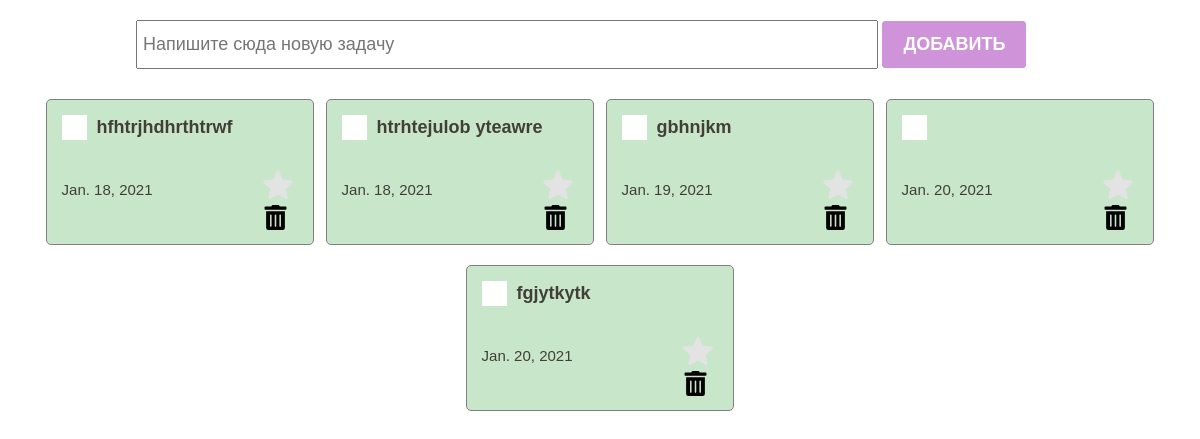
The page /test on the database as committed earlier.
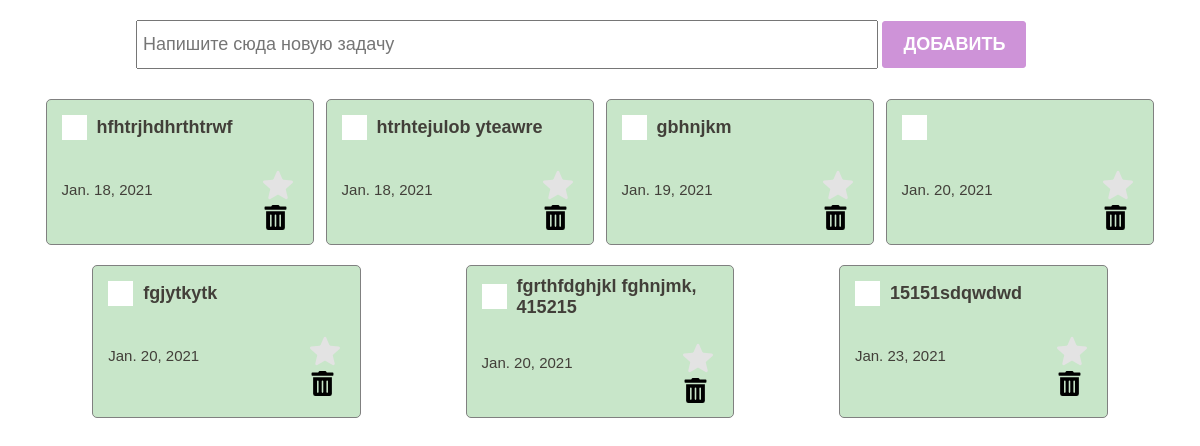
The same page on the database as committed later.
### main/models.py (models this page shows)
class ToDo(models.Model):
 text = models.CharField(max_length=100)
 created_at = models.DateField(auto_now_add=True)
 is_closed = models.BooleanField(default=False)
 is_favourite = models.BooleanField(default=False)

### main/views.py (the view)
# urls.py: path('test', test, name="test"),
def test(request):
  todo_list = ToDo.objects.all()
  return render(request, "test.html", {"todo_list":todo_list})

### main/templates/test.html (shortened to what this page needs)
{% load static%}
<!DOCTYPE html>
<html lang="en">
<head>
  <link rel="stylesheet" href="{% static 'styles.css'%}">
  <link rel="stylesheet" href="{% static 'checkbox.css'%}">
</head>
<body>
  <section>
    <div class="createContainer">
      <form action="{%url 'add-todo'%}" method="POST">
          <input class="creatInput" type="text" placeholder="Напишите сюда новую задачу" name="todo_text">
          <button class="creatBtn">Добавить</button>
      </form>
    </div>
    <div class="toDoContainer">
      {% for todo in todo_list %}
       <div class="toDoItem">
          <div class="toDoItemHeader">
             <label class="checkBoxContainer">
               <span class="checkMark"></span>
             </label>
             <h4>{{todo.text}}</h4>
          </div>
          <div class="toDoItemFooter">
            <p>{{todo.created_at}}</p>
            <div class="actionBtns">
                <div class="rating">
                     <label for="rating-5"></label>
                </div>
             <img src="{% static  'images/trash-alt-solid.svg'%}" alt="">
            </div>
          </div>
       </div>
       {%endfor%}
       </div>
  </section>
</body>
</html>

### main/static/styles.css (style rules this page uses)
* { box-sizing: border-box; margin: 0; padding: 0; color: rgb(66, 63, 57); }
section { width: 100%; padding: 20px; display: flex; flex-direction: column; align-items: center; }
.createContainer { width: 80%; }
.creatInput { padding: 12px 5px; font-size: 18px; width: 80%; }
.creatBtn { padding: 12px 20px; background-color: #ce93d8; border: 1px solid #ce93d8; color: white; font-size: 18px; text-transform: uppercase; font-weight:bold; border-radius: 3px; cursor: pointer; }
.toDoContainer { padding: 30px 20px; display: flex; justify-content: space-around; flex-wrap: wrap; width: 100%; }
.toDoItem { border: 1px solid gray; border-radius: 5px; width: 24%; padding: 10px 15px; background-color: #c8e6c9; margin-bottom: 20px; }
.toDoItemHeader { display: flex; align-items: center; min-height: 35px; }
.toDoItemHeader h4 { font-size: 18px; font-family: sans-serif; }
.toDoItemFooter p { font-size: 15px; font-family: sans-serif; }
.toDoItemFooter { display: flex; justify-content: space-between; align-items: center; flex-direction: row; }
.toDoItemFooter img { width: 25px; height: 25px; margin: 0 5px; cursor: pointer; }
.rating { display: flex; justify-content: center; overflow: hidden; flex-direction: row-reverse; height: 60px; position: relative; }
.rating > label { cursor: pointer; width: 40px; height: 40px; margin-top: auto; background-repeat: no-repeat; background-position: center; background-size: 76%; transition: .3s; }

### main/static/checkbox.css (style rules this page uses)
.checkBoxContainer { display: block; position:relative; padding-left: 35px; margin-bottom: 12px; cursor: pointer; font-size: 12px; -webkit-user-select: none; -moz-user-select: none; -ms-user-select: none; user-select: none; }
.checkMark { position: absolute; top: -7px; left: 0; height: 25px; width: 25px; background-color: rgb(255, 255, 255); }
.checkMark::after { content: ""; position: absolute; display: none; }

Rows that differ between the two databases and show on the page:
added ToDo: text "fgrthfdghjkl fghnjmk, 415215", created_at "Jan. 20, 2021"
added ToDo: text "15151sdqwdwd", created_at "Jan. 23, 2021"
